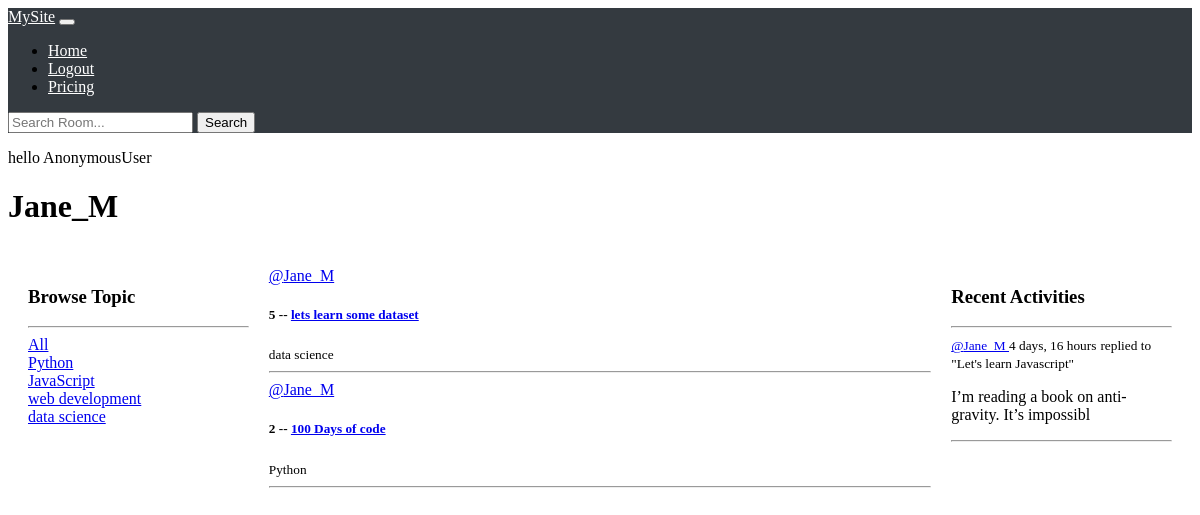
Screenshot of /profile/3/ with the database file from the repository.
### base/models.py (models this page shows, shortened)
class Topic(models.Model):
    name = models.CharField(max_length=200)

class Room(models.Model):
    host = models.ForeignKey(User, on_delete=models.SET_NULL, null=True)
    topic = models.ForeignKey(Topic, on_delete=models.SET_NULL, null=True)
    name = models.CharField(max_length=150)
    description = models.TextField(null=True, blank=True)
    participants = models.ManyToManyField(User, related_name='participants', blank=True)
    updated = models.DateField(auto_now=True)
    created = models.DateTimeField(auto_now_add=True)
    class Meta:
        ordering = ['-updated', '-created']
    def __str__(self):
       return self.name

class Message(models.Model):
    user = models.ForeignKey(User, on_delete=models.CASCADE)
    room = models.ForeignKey(Room, on_delete=models.CASCADE)
    body = models.TextField()
    updated = models.DateField(auto_now=True)
    created = models.DateTimeField(auto_now_add=True)
    class Meta:
        ordering = ['-updated', '-created']
    def __str__(self):
        return self.body[0:50]

### base/views.py (the view)
# urls.py: path('profile/<str:pw>/', views.userProfile, name="user-profile"),
def userProfile(request, pw):
    user = User.objects.get(id=pw)
    rooms = user.room_set.all()
    room_messages = user.message_set.all()
    topics = Topic.objects.all()
    context = {'user': user, 'rooms': rooms, 'room_messages': room_messages, 'topics': topics}
    return render(request, 'base/profile.html', context)

### base/templates/base/profile.html (shortened to what this page needs)
{% extends 'main.html' %}
{% block content %}
<!DOCTYPE html>
<html lang="en">
<head>
</head>
<body>
    <h1>{{ user.username }}</h1>
    <div class="profile-container">
            <div class="profile-topics">
                {% include 'base/topics_components.html' %}
            </div>
            <div class="feed">
                {% include 'base/feed_components.html' %}
            </div>
            <div class="activity">
                {% include 'base/activity_components.html' %}
            </div>
    </div>
</body>
</html>
{% endblock content %}

### base/templates/base/topics_components.html
    <h3>Browse Topic</h3>
    <hr>
    <div>
        <a href="{% url 'home' %}">All</a>
     </div>
    {% for topic in topics%}
         <div>
            <a href="{% url 'home' %}?q={{topic.name}}">{{ topic.name }}</a>
         </div>
    {% endfor %}

### base/templates/base/feed_components.html (shortened to what this page needs)
<div>
    {% for room in rooms %}
        <div>
            <a href="{% url 'user-profile' room.host.id %}">@{{room.host.username}}</a>
            <h5>{{ room.id}} -- <a href="{%  url 'room' room.id %}">{{room.name}}</a></h5>
            <small>{{room.topic.name}}</small>
            <hr>
        </div>
    {% endfor %}
</div>

### base/templates/base/activity_components.html (shortened to what this page needs)
<h3> Recent Activities</h3>
<hr>
{% for message in room_messages %}
    <div>
        <small><a href="{% url 'user-profile' message.user.id %}">
            @{{ message.user}} </a> {{message.created|timesince}}</small>
        <small> replied to "{{ message.room }}"</small>
        <p>{{message}}</p>
        <hr>
    </div>
{% endfor %}

### static/css_styles/main.css (style rules this page uses)
body { background-color: #fff; }

### base/templates/base/profile.html (style rules this page uses)
.profile-container { display: grid; grid-template-columns: 1fr 3fr 1fr; gap: 20px; padding: 20px; }
.profile-topics { grid-column: 1 / 2; }
.feed { grid-column: 2 / 3; }
.activity { grid-column: 3 / 4; }

### rows the page displays
Topic: name "Python"
Topic: name "JavaScript"
Topic: name "web development"
Topic: name "data science"
Room: host.username "Jane_M", id "5", name "lets learn some dataset", topic.name "data science"
Room: host.username "Jane_M", id "2", name "100 Days of code", topic.name "Python"
Message: user "Jane_M", created "4 days, 16 hours", room "Let's learn Javascript", body "I’m reading a book on anti-gravity. It’s impossibl"

### other values shown
{{ request.user }} "AnonymousUser"
{{ user.username }} "Jane_M"
